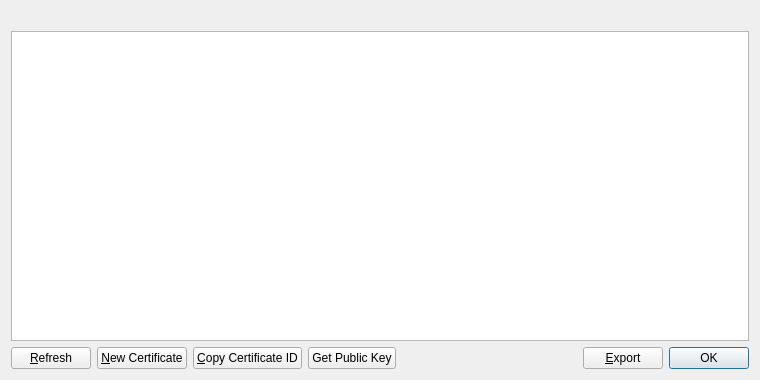
<?xml version="1.0" encoding="UTF-8"?>
<ui version="4.0">
 <class>MyCertListPage</class>
 <widget class="QWidget" name="MyCertListPage">
  <property name="geometry">
   <rect>
    <x>0</x>
    <y>0</y>
    <width>760</width>
    <height>380</height>
   </rect>
  </property>
  <property name="windowTitle">
   <string>My Certificates</string>
  </property>
  <layout class="QVBoxLayout" name="verticalLayout">
   <item>
    <widget class="QLabel" name="labelExplanation">
     <property name="textFormat">
      <enum>Qt::PlainText</enum>
     </property>
     <property name="wordWrap">
      <bool>true</bool>
     </property>
    </widget>
   </item>
   <item>
    <widget class="QTableView" name="tableView">
     <property name="contextMenuPolicy">
      <enum>Qt::CustomContextMenu</enum>
     </property>
     <property name="toolTip">
      <string/>
     </property>
     <property name="tabKeyNavigation">
      <bool>false</bool>
     </property>
     <property name="alternatingRowColors">
      <bool>true</bool>
     </property>
     <property name="selectionMode">
      <enum>QAbstractItemView::SingleSelection</enum>
     </property>
     <property name="selectionBehavior">
      <enum>QAbstractItemView::SelectRows</enum>
     </property>
     <property name="sortingEnabled">
      <bool>true</bool>
     </property>
     <attribute name="verticalHeaderVisible">
      <bool>false</bool>
     </attribute>
    </widget>
   </item>
   <item>
    <layout class="QHBoxLayout" name="horizontalLayout">
     <item>
      <widget class="QPushButton" name="refreshButton">
       <property name="maximumSize">
        <size>
         <width>16777215</width>
         <height>48</height>
        </size>
       </property>
       <property name="text">
        <string>&amp;Refresh</string>
       </property>
       <property name="icon">
        <iconset resource="../bitcoin.qrc">
         <normaloff>:/icons/refresh</normaloff>:/icons/refresh</iconset>
       </property>
      </widget>
     </item>
     <item>
      <widget class="QPushButton" name="newCert">
       <property name="toolTip">
        <string>&lt;html&gt;&lt;head/&gt;&lt;body&gt;&lt;p&gt;Create a new alias&lt;/p&gt;&lt;/body&gt;&lt;/html&gt;</string>
       </property>
       <property name="text">
        <string>&amp;New Certificate</string>
       </property>
       <property name="icon">
        <iconset resource="../bitcoin.qrc">
         <normaloff>:/icons/add</normaloff>:/icons/add</iconset>
       </property>
      </widget>
     </item>
     <item>
      <widget class="QPushButton" name="copyCert">
       <property name="toolTip">
        <string>Copy the currently selected alias to the system clipboard</string>
       </property>
       <property name="text">
        <string>&amp;Copy Certificate ID</string>
       </property>
       <property name="icon">
        <iconset resource="../bitcoin.qrc">
         <normaloff>:/icons/editcopy</normaloff>:/icons/editcopy</iconset>
       </property>
      </widget>
     </item>
     <item>
      <widget class="QPushButton" name="pubKeyButton">
       <property name="text">
        <string>Get Public Key</string>
       </property>
       <property name="icon">
        <iconset resource="../bitcoin.qrc">
         <normaloff>:/icons/editcopy</normaloff>:/icons/editcopy</iconset>
       </property>
      </widget>
     </item>
     <item>
      <spacer name="horizontalSpacer">
       <property name="orientation">
        <enum>Qt::Horizontal</enum>
       </property>
       <property name="sizeHint" stdset="0">
        <size>
         <width>40</width>
         <height>20</height>
        </size>
       </property>
      </spacer>
     </item>
     <item>
      <widget class="QPushButton" name="exportButton">
       <property name="toolTip">
        <string>Export the data in the current tab to a file</string>
       </property>
       <property name="text">
        <string>&amp;Export</string>
       </property>
       <property name="icon">
        <iconset resource="../bitcoin.qrc">
         <normaloff>:/icons/export</normaloff>:/icons/export</iconset>
       </property>
      </widget>
     </item>
     <item>
      <widget class="QDialogButtonBox" name="buttonBox">
       <property name="sizePolicy">
        <sizepolicy hsizetype="Maximum" vsizetype="Fixed">
         <horstretch>0</horstretch>
         <verstretch>0</verstretch>
        </sizepolicy>
       </property>
       <property name="standardButtons">
        <set>QDialogButtonBox::Ok</set>
       </property>
      </widget>
     </item>
    </layout>
   </item>
  </layout>
 </widget>
 <resources>
  <include location="../bitcoin.qrc"/>
 </resources>
 <connections/>
</ui>
